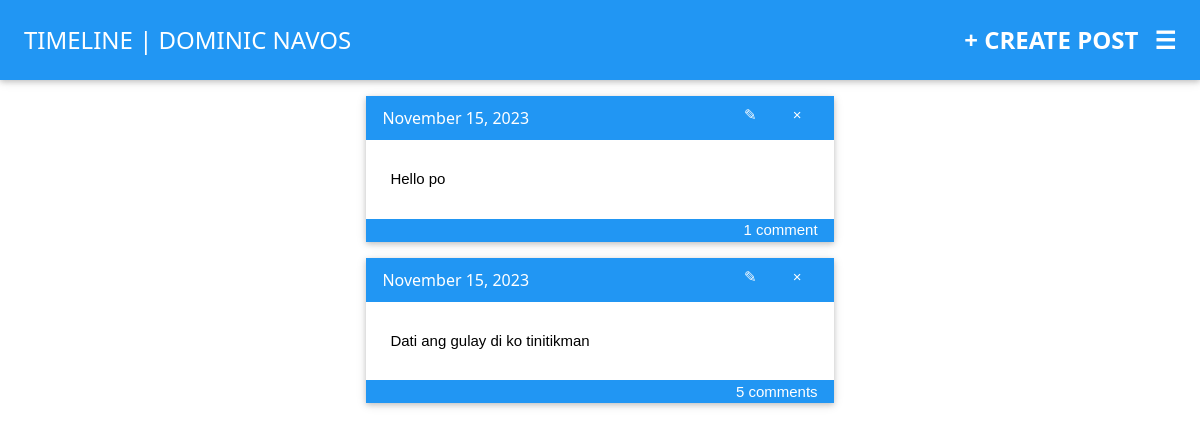
/page/timeline.php (signed in), run on the app's committed database.
### tables this page shows
CREATE TABLE `users` (
  `userId` int(11) NOT NULL,
  `userFName` text NOT NULL,
  `userLName` text NOT NULL,
  `email` text NOT NULL,
  `password` text NOT NULL
);

CREATE TABLE `post` (
  `postId` int(11) NOT NULL,
  `userId` int(11) NOT NULL,
  `postContent` text NOT NULL,
  `datePosted` date NOT NULL DEFAULT current_timestamp()
);

### util/DbHelper.php (called while the page is built, shortened)
<?php
class DbHelper {
    private $hostname = "127.0.0.1";
    private $username = "root";
    private $password = "";
    private $database = "socmed";
    private $conn;
    public function __construct() {
        $this->conn = new mysqli($this->hostname, $this->username, $this->password, $this->database);
    }
    public function getRecord($table, $args) {
        $arg = [];
        $keys = array_keys($args);
        $values = array_values($args);
        for ($i=0; $i < count($keys); $i++) {
            $arg[] = "`" . $keys[$i] . "` = '" . $values[$i] . "'";
        }
        $condition = implode(" AND ", $arg);
        $sql = "SELECT * FROM `$table` WHERE $condition";
        $query = $this->conn->query($sql);
        $row = $query->fetch_assoc();
        return $row;
    }
    public function user_post($userId) {
        $rows = [];
        $sql = "SELECT post.postId, post.datePosted, post.postContent, COUNT(comment.postId) AS commentCount
                FROM post
                LEFT JOIN comment ON post.postId = comment.postId
                WHERE post.userId = $userId GROUP BY post.postId";
        $query = $this->conn->query($sql);
        while ($row = $query->fetch_assoc()) {
            $rows[] = $row;
        }
        return $rows;
    }
}

### page/timeline.php (the view, shortened to what this page needs)
<?php
include "../util/DbHelper.php";
$db = new DbHelper();
$pm = new PromptHandler();
$allpostsbyuser = $db->user_post($_SESSION["userId"]);
$user = $db->getRecord("users", ["userId" => $_SESSION["userId"]]);
?>
<?php $title = "Timeline | " . $user["userFName"] . " " . $user["userLName"]?>
<h3 onclick="displayControl('createPost','block')" class="w3-margin-right" style="cursor: pointer; font-weight: bold">+ CREATE POST </h3>
<?php $createPost = ob_get_clean() ?>
<?php if($allpostsbyuser != null): ?>
    <?php foreach($allpostsbyuser as $post): ?>
        <div class="w3-card-2 w3-margin-bottom" style="width: 40%; margin: auto; cursor: pointer">
            <div class="w3-panel w3-blue">
                <span class="w3-left"><h6><?php echo date("F j, Y", strtotime($post["datePosted"])) ?></h6></span>
                <span class="w3-right">
                    <button class="w3-button w3-blue" onclick="fillFields('<?php echo $post["postId"] ?>','<?php echo $post["postContent"] ?>')">&#9998;</button>
                    <button class="w3-button w3-blue w3-hover-red" onclick="deletePost('<?php echo $post["postId"] ?>')">&times;</button>
                </span>
            </div>
            <div class="w3-padding-large" title="View Post" onclick="redirectPost('<?php echo $post["postId"] ?>')" style="cursor: pointer">
                <?php echo $post["postContent"] ?>
            </div>
            <div class="w3-panel w3-blue">
                <span class="w3-right"><?php echo $post["commentCount"] ?> <?php echo ($post["commentCount"] > 1) ? "comments" : "comment" ?></span>
            </div>
        </div>
    <?php endforeach; ?>
<?php else:?>
    <span class="w3-display-middle"><?php echo strtoupper($pm->noPosts()) ?></span>
<?php endif;?>
<?php $page_content = ob_get_clean() ?>
<?php require_once "../shared/Layout.php" ?>

### shared/Layout.php (shortened to what this page needs)
<!DOCTYPE html>
<html lang="en">
<head>
    <link rel="stylesheet" href="../assets/css/w3.css">
</head>
<body>
    <div class="w3-padding-large w3-blue w3-card-2">
        <?php if(isset($_SESSION["userId"])):?>
            <h3 class="w3-right" style="cursor: pointer; font-weight: bold" onclick="displayControl('sidebar','block')">&#9776;</h3>
        <?php endif; ?>
        <?php if(isset($createPost)): ?>
            <span class="w3-right"><?php echo $createPost ?></span>
        <?php endif; ?>
        <h3><?php echo strtoupper($title) ?></h3>
    </div>
    <div class="w3-container">
        <?php echo $page_content; ?>
    </div>
</body>
</html>

### assets/css/w3.css (style rules this page uses)
html { box-sizing:border-box }
*,*:before,*:after { box-sizing:inherit }
html { -ms-text-size-adjust:100%;-webkit-text-size-adjust:100% }
body { margin:0 }
button,input,select,textarea,optgroup { font:inherit;margin:0 }
button,input { overflow:visible }
button,select { text-transform:none }
button,[type=button],[type=reset],[type=submit] { -webkit-appearance:button }
html,body { font-family:Verdana,sans-serif;font-size:15px;line-height:1.5 }
html { overflow-x:hidden }
h3 { font-size:24px }
h6 { font-size:16px }
h1,h2,h3,h4,h5,h6 { font-family:"Segoe UI",Arial,sans-serif;font-weight:400;margin:10px 0 }
.w3-btn,.w3-button { border:none;display:inline-block;padding:8px 16px;vertical-align:middle;overflow:hidden;text-decoration:none;color:inherit;background-color:inherit;text-align:center;cursor:pointer;white-space:nowrap }
.w3-btn,.w3-button { -webkit-touch-callout:none;-webkit-user-select:none;-khtml-user-select:none;-moz-user-select:none;-ms-user-select:none;user-select:none }
.w3-container:after,.w3-container:before,.w3-panel:after,.w3-panel:before,.w3-row:after,.w3-row:before,.w3-row-padding:after,.w3-row-padding:before, .w3-cell-row:before,.w3-cell-row:after,.w3-clear:after,.w3-clear:before,.w3-bar:before,.w3-bar:after { content:"";display:table;clear:both }
.w3-container,.w3-panel { padding:0.01em 16px }
.w3-panel { margin-top:16px;margin-bottom:16px }
.w3-card,.w3-card-2 { box-shadow:0 2px 5px 0 rgba(0,0,0,0.16),0 2px 10px 0 rgba(0,0,0,0.12) }
.w3-margin-bottom { margin-bottom:16px!important }
.w3-margin-right { margin-right:16px!important }
.w3-padding-large { padding:12px 24px!important }
.w3-left { float:left!important }
.w3-right { float:right!important }
.w3-blue,.w3-hover-blue:hover { color:#fff!important;background-color:#2196F3!important }

### data on the page
users: title "TIMELINE | DOMINIC NAVOS"
post: datePosted "November 15, 2023", postContent "Hello po", commentCount "1"
post: datePosted "November 15, 2023", postContent "Dati ang gulay di ko tinitikman", commentCount "5", shows "comments"
